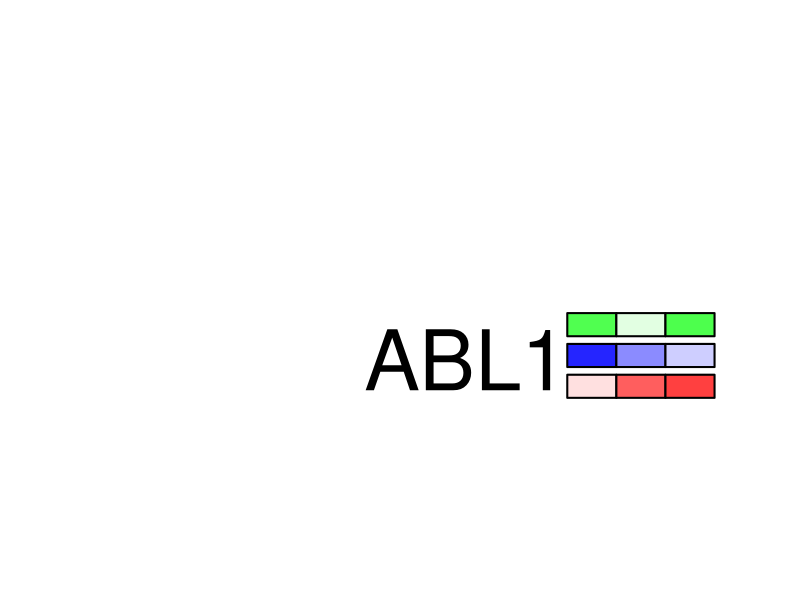

Generate this figure with R:
png(file = "KinasePlots/ABL1.png", width=400,height=400)
plot(1:100, 1:100, type="n", axes=F, ylim=c(0, 100), xlim=c(-70, 100), xlab="", ylab="")
text(x = 55, y=24, labels = "ABL1", cex=5, adj = c(1,0))
rect(55.0, 38, 68.33333333333333, 44, lwd=2, col = rgb(0.31479387421172067, 1,0.31479387421172067))
rect(68.33333333333333, 38, 81.66666666666666, 44, lwd=2, col = rgb(0.8848104025332689, 1,0.8848104025332689))
rect(81.66666666666667, 38, 95.0, 44, lwd=2, col = rgb(0.3003957232549821, 1,0.3003957232549821))
rect(55.0, 30, 68.33333333333333, 36, lwd=2, col = rgb(0.146877355561699,0.146877355561699, 1))
rect(68.33333333333333, 30, 81.66666666666666, 36, lwd=2, col = rgb(0.5439362506836798,0.5439362506836798, 1))
rect(81.66666666666667, 30, 95.0, 36, lwd=2, col = rgb(0.8091863937546158,0.8091863937546158, 1))
rect(55.0, 22, 68.33333333333333, 28, lwd=2, col = rgb(1, 0.8787286113377059,0.8787286113377059))
rect(68.33333333333333, 22, 81.66666666666666, 28, lwd=2, col = rgb(1, 0.3700881150284646,0.3700881150284646))
rect(81.66666666666667, 22, 95.0, 28, lwd=2, col = rgb(1, 0.25118327363382964,0.25118327363382964))
dev.off()

